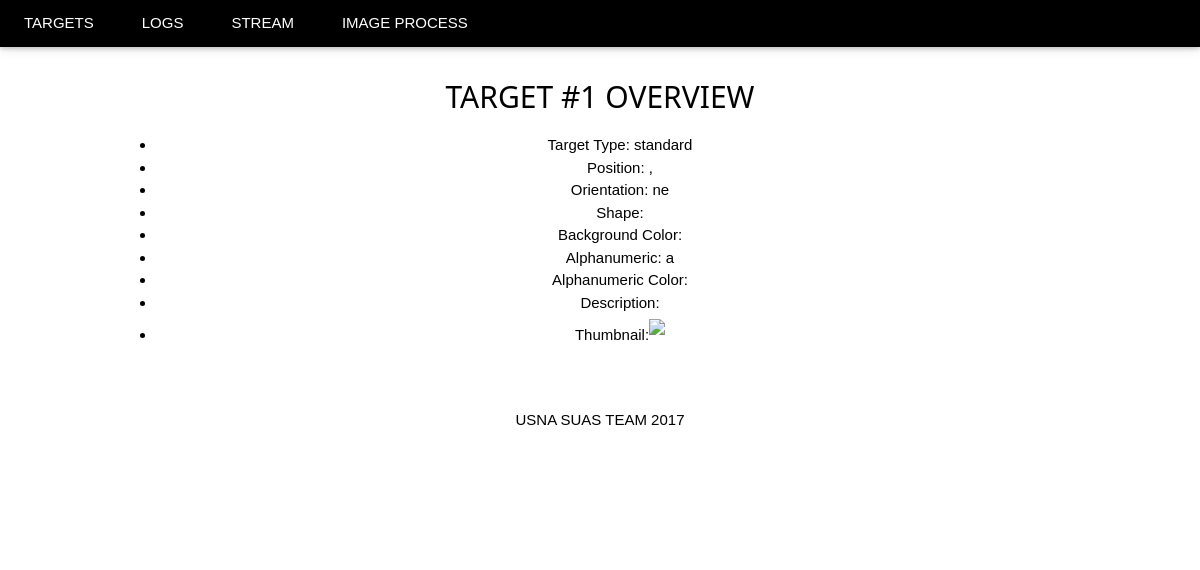
Before: /vision/targets/1/ with the older database file.
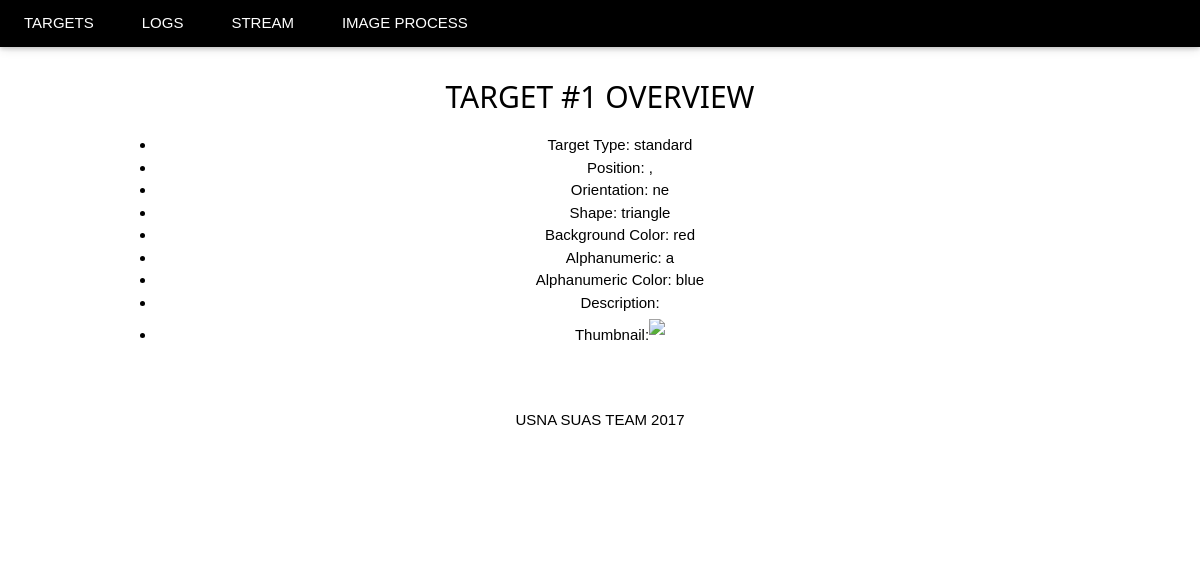
After: the same page with the newer database file.
### vision/models.py (models this page shows, shortened)
class Target(models.Model):
    target_type = models.TextField(default='standard', blank=True)
    location = models.ForeignKey(GpsPosition, null=True, blank=True)
    orientation = models.TextField(default='', blank=True)
    shape = models.TextField(default='', blank=True)
    background_color = models.TextField(default='', blank=True)
    alphanumeric = models.TextField(default='', blank=True)
    alphanumeric_color = models.TextField(default='', blank=True)
    description = models.TextField(default='', blank=True)
    thumbnail = models.ImageField(upload_to='targets', blank=True)
    creation_time = models.DateTimeField(auto_now_add=True)
    last_modifified_time = models.DateTimeField(auto_now=True)

### vision/views.py (the view)
# urls.py: url(r'targets/(?P<target_id>[0-9]+)/$', views.target_view, name = 'target_view'),
def target_view(request, target_id):
    target = Target.objects.get(id=target_id)
    context = {'target': target}
    return render(request, 'vision/single_target.html', context)

### vision/templates/vision/single_target.html (shortened to what this page needs)
{% load static %}
<link rel="stylesheet" type="text/css" href="{% static 'vision/style.css' %}" />
<body>
<div class="w3-top">
	<ul class="w3-navbar w3-black w3-card-2 w3-left-align">
		<li class="w3-hide-medium w3-hide-l w3-opennav w3-right">
			<a class="w3-padding-medium" href="javascript:void(0)" onClick="myFunction()"
title="Toggle Nav Menu"></a>
		</li>
		<li class="w3-hide-small"><a href="/vision/targets/" class="w3-padding-large">TARGETS</a></li>
		<li class="w3-hide-small"><a href="/logs/" class="w3-padding-large">LOGS</a></li>
		<li class="w3-hide-small"><a href="/vision/stream/" class="w3-padding-large">STREAM</a></li>
		<li class="w3-hide-small"><a href="/vision/improcess/" class="w3-padding-large">IMAGE PROCESS</a></li>
	</ul>
</div>
<div class="w3-container w3-content w3-center w3-padding-64" style="max-width:1000px" id="home">
    {% if target %}
    <h2>TARGET #{{target.id}} OVERVIEW</h2>
    <ul class="w3-justify w3-center w3-list">
        <li>Target Type: {{target.target_type}}</li>
        <li>Position: {{target.latitude}},{{target.longitude}}</li>
        <li>Orientation: {{target.orientation}}</li>
        <li>Shape: {{target.shape}}</li>
        <li>Background Color: {{target.background_color}}</li>
        <li>Alphanumeric: {{target.alphanumeric}}</li>
        <li>Alphanumeric Color: {{target.alphanumeric_color}}</li>
        <li>Description: {{target.description}}</li>
        <li>Thumbnail:<img src="{{target.id}}"></li>
    </ul>
    {% else %}
    <p>TARGET DOES NOT EXIST</p>
    {% endif %}
<div class="w3-container w3-content w3-center w3-padding-32" style="max-width:1000px" id="foot">
    <p class="w3-justify w3-center">USNA SUAS TEAM 2017</p>
</div>
</body>
</html>

### vision/static/vision/style.css (style rules this page uses)
*,*:before,*:after { box-sizing:inherit }
body { margin:0 }
a { background-color:transparent;-webkit-text-decoration-skip:objects;text-decoration:none }
img { border-style:none }
html,body { font-family:Verdana,sans-serif;font-size:15px;line-height:1.5 }
body { background-color: #ffffff; background-repeat: no-repeat; min-height: 500px; background-position: 10% 50%; background-attachment: fixed; background-size: cover; }
h1,h2,h3,h4,h5,h6,.w3-slim,.w3-wide { font-family:"Segoe UI",Arial,sans-serif }
h2 { font-size:30px }
h1,h2,h3,h4,h5,h6 { font-weight:400;margin:10px 0 }
img { margin-bottom:5px;margin-top:5px }
a { color:inherit }
.w3-btn,.w3-btn-floating,.w3-btn-floating-large,.w3-closenav,.w3-opennav { -webkit-touch-callout:none;-webkit-user-select:none;-khtml-user-select:none;-moz-user-select:none;-ms-user-select:none;user-select:none }
.w3-navbar { list-style-type:none;margin:0;padding:0;overflow:hidden }
.w3-navbar li { float:left }
.w3-navbar li a,.w3-navitem { display:block;padding:8px 16px }
.w3-navbar a,.w3-topnav a,.w3-sidenav a,.w3-dropdown-content a,.w3-accordion-content a,.w3-dropnav a { text-decoration:none!important }
.w3-navbar .w3-opennav.w3-right { float:right!important }
.w3-opennav,.w3-closenav { color:inherit }
.w3-btn,.w3-btn-floating,.w3-dropnav a,.w3-btn-floating-large,.w3-btn-block,.w3-hover-shadow,.w3-hover-opacity,.w3-hover-opacity-off,.w3-hover-sepia,.w3-hover-grayscale,.w3-hover-greyscale, .w3-navbar a,.w3-sidenav a,.w3-pagination li a,.w3-hoverable tbody tr,.w3-hoverable li,.w3-accordion-content a,.w3-dropdown-content a,.w3-dropdown-click:hover,.w3-dropdown-hover:hover,.w3-opennav,.w3-closenav,.w3-closebtn, .w3-hover-amber,.w3-hover-aqua,.w3-hover-blue,.w3-hover-light-blue,.w3-hover-brown,.w3-hover-cyan,.w3-hover-blue-grey,.w3-hover-green,.w3-hover-light-green,.w3-hover-indigo,.w3-hover-khaki,.w3-hover-lime,.w3-hover-orange,.w3-hover-deep-orange,.w3-hover-pink, .w3-hover-purple,.w3-hover-deep-purple,.w3-hover-red,.w3-hover-sand,.w3-hover-teal,.w3-hover-yellow,.w3-hover-white,.w3-hover-black,.w3-hover-grey,.w3-hover-light-grey,.w3-hover-dark-grey,.w3-hover-text-amber,.w3-hover-text-aqua,.w3-hover-text-blue,.w3-hover-text-light-blue, .w3-hover-text-brown,.w3-hover-text-cyan,.w3-hover-text-blue-grey,.w3-hover-text-green,.w3-hover-text-light-green,.w3-hover-text-indigo,.w3-hover-text-khaki,.w3-hover-text-lime,.w3-hover-text-orange,.w3-hover-text-deep-orange,.w3-hover-text-pink,.w3-hover-text-purple, .w3-hover-text-deep-purple,.w3-hover-text-red,.w3-hover-text-sand,.w3-hover-text-teal,.w3-hover-text-yellow,.w3-hover-text-white,.w3-hover-text-black,.w3-hover-text-grey,.w3-hover-text-light-grey,.w3-hover-text-dark-grey { -webkit-transition:background-color .3s,color .15s,box-shadow .3s,opacity 0.3s,filter 0.3s;transition:background-color .3s,color .15s,box-shadow .3s,opacity 0.3s,filter 0.3s }
.w3-container:after,.w3-panel:after,.w3-row:after,.w3-row-padding:after,.w3-topnav:after,.w3-clear:after,.w3-btn-group:before,.w3-btn-group:after,.w3-btn-bar:before,.w3-btn-bar:after { content:"";display:table;clear:both }
.w3-content { max-width:980px;margin:auto }
.w3-top,.w3-bottom { position:fixed;width:100%;z-index:1 }
.w3-top { top:0 }
.w3-right { float:right!important }
.w3-left-align { text-align:left!important }
.w3-justify { text-align:justify!important }
.w3-center { text-align:center!important }
.w3-padding-medium,.w3-padding,.w3-form { padding:8px 16px!important }
.w3-padding-large { padding:12px 24px!important }
.w3-padding-32 { padding-top:32px!important;padding-bottom:32px!important }
.w3-padding-64 { padding-top:64px!important;padding-bottom:64px!important }
.w3-container { padding:0.01em 16px }
.w3-card-2,.w3-example { box-shadow:0 2px 4px 0 rgba(0,0,0,0.16),0 2px 10px 0 rgba(0,0,0,0.12)!important }
.w3-black,.w3-hover-black:hover { color:#fff!important;background-color:#000!important }

Changed rows visible on the page:
changed Target "standard": shape (not shown) → "triangle"; background_color (not shown) → "red"; alphanumeric_color (not shown) → "blue"
